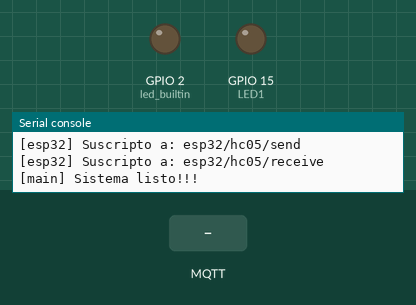
The program below on a simulated ESP32 board running MicroPython. On the bench: output pins drawn as LEDs (lit = HIGH), the last lines printed to the serial console. The inputs (shaded band) are chosen by the test bench. WiFi joins after 1.5 s; no MQTT or app messages arrive unless stated; the clock reads 2024-03-15 10:24:30 at power-on unless the program sets it.

Above: at 3.2 s.
3.3 s: MQTT message "$" arrives on the first subscribed topic
At 4.7 s:
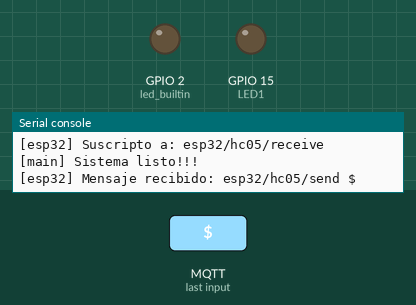
6.3 s: MQTT message "LED1" arrives on the first subscribed topic
At 6.8 s:
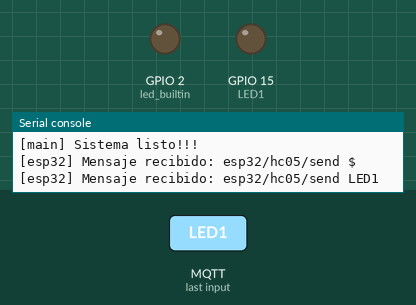
9.3 s: MQTT message "1" arrives on the first subscribed topic
Timing chart, 0 to 35.5 s (numbered marks = the images above; inputs shaded):
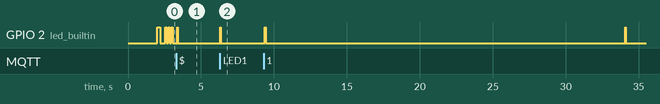

The program:

main.py
```python
import time
import uart_hc05_module
import mqtt_module
import json
import sys
import data_manipulation_module
from config import TOPIC_ESP32_TO_BROKER
from data_manipulation_module import frame_to_json
from uart_hc05_module import init_uart_hc05, process_uart_data


# --- Solo debug ---
SIMULAR_TRAMA = False
SIM_TIMEOUT = 30.0
ultima_simulacion = 0

def process_simulated_data():
    global ultima_simulacion
    if not SIMULAR_TRAMA:
        return
    if time.time() - ultima_simulacion > SIM_TIMEOUT:
        trama_falsa = "$0;0;1;1;0;26.60;27.70"
        print("[SIM] Trama simulada:", trama_falsa)

        json_msg = data_manipulation_module.frame_to_json(trama_falsa)
        if json_msg:
            mqtt_module.publish(TOPIC_ESP32_TO_BROKER, json_msg)
            #mqtt_module.publish(TOPIC_HC05_UART_DATA, trama_falsa)

        ultima_simulacion = time.time()

#-------------------


def setup():
    # Inicializa la UART para comunicarse con el modulo HC-05
    uart_hc05_module.init_uart_hc05()
    # Realiza la conexión con el Broker HiveMQ Cloud
    mqtt_module.connect_to_mqtt()
    print("[main] Sistema listo!!!")

def loop():
    while True:
        try:
            #Mantiene vivo el MQTT y procesa el mensaje
            mqtt_module.mqtt_service()
            #Procesa trama enviada desde modulo hc-05
            process_uart_data()
            #Procesa trama simulada
            #process_simulated_data()

            time.sleep(0.05)

        except Exception as e:
            print("[main] Error:", e)
            sys.print_exception(e)
            print("[main] Reintentando conectar MQTT...")
            try:
                mqtt_module.connect_to_mqtt()
            except Exception as e2:
                print("[main] Error, reconectando MQTT:", e2)
                time.sleep(5)

#Asegura que el codigo solo se ejecute si el archivo es el principal
if __name__ == "__main__":
    setup()
    loop()
```

uart_hc05_module.py
```python
import data_manipulation_module
#Modulo que permite controlar tiempos y pausas
import time
import mqtt_module
#Declara la variable global
uart_hc05 = None
#Importa la clase UART desde  el modulo machine
from machine import UART
from config import TOPIC_ESP32_TO_BROKER
from data_manipulation_module import frame_to_json

uart_buffer = ""
#Inicializa la UART para la comunicación con el modulo HC-05
def init_uart_hc05(baudrate =38400):
    global uart_hc05
    #Crea una instancia de UART
    uart_hc05 = UART(2, baudrate)
    print("[uart_hc05] UART 2 Inicializado. Baudrate:", baudrate)

#Función para enviar datos
def uart_send(text):
    #Comprueba si "uart_hc05" no ha sido inicializada
    if uart_hc05 is None:
        print("[uart_hc05] Error: UART no inicializado")
        return
    #Verifica si "text" es una cadena (str). Si lo es. prepara la
    # cadena para enviarla como bytes.
    if isinstance(text, str):
        text = text + "\n"
        text = text.encode()
    uart_hc05.write(text)
    print("[uart_hc05] Enviado:", text)


def process_uart_data():
    global uart_buffer

    if uart_hc05 is None:
        return

    if uart_hc05.any():
        data = uart_hc05.read()
        if not data:
            return
        try:
            uart_buffer += data.decode()
        except:
            return
    while "\n" in uart_buffer:
        frame, uart_buffer = uart_buffer.split("\n",1)
        frame = frame.strip()
        if not frame:
            continue
        print("[uart_hc05] Frame recibido,",frame)

        if not frame.startswith("$"):
            print("[uart_hc05] Frame invalido", frame)
            continue
        json_msg = data_manipulation_module.frame_to_json(frame)
        if json_msg:
            mqtt_module.publish(TOPIC_ESP32_TO_BROKER, json_msg)
```

mqtt_module.py
```python
#Modulo que permite controlar tiempos y pausas
import time
#Permite conectar/suscribir/publicar en un broker MQTT
from umqtt.simple import MQTTClient
#Levanta variables del archivo de configuración
from config import (
    MQTT_BROKER, MQTT_PORT, MQTT_USER,
    MQTT_PASSWORD, CLIENT_ID,
    TOPIC_ESP32_TO_BROKER, TOPIC_BROKER_TO_ESP32
)
#Importa funciones del modulo que maneja pines
from pins_module import set_led, get_led_state,blink_builtin, set_builtin
#Importa funciones del modulo wifi
import wifi_module

import uart_hc05_module

#Variable para llevar cuando se envio el ultimo ping MQTT
last_ping = 0
#Intervalo en segundos para enviar pings keep-alive
PING_INTERVAL = 30
#variable para almacenar la instancia del cliente MQTT despues de conectar
mqtt_esp32_client = None

#Función que permite conectarse al broker "HiveMq cloud"
def connect_to_mqtt():
    global mqtt_esp32_client, last_ping

    ssl_params = {
        'server_hostname': MQTT_BROKER
    }
    while True:
        try:
            print("[esp32] Intentando conectar...")
            blink_builtin(times=1, delay=0.2)

            #Crea una instancia de MQTT client
            mqtt_esp32_client = MQTTClient(
                client_id=CLIENT_ID,
                server=MQTT_BROKER,
                port=MQTT_PORT,
                user=MQTT_USER,
                password=MQTT_PASSWORD,
                ssl=True,
                ssl_params=ssl_params
            )
            #Registra la funcion "mqtt_callback" como manejador que
            #sera llamada cuando llegue un msj suscripto
            mqtt_esp32_client.set_callback(mqtt_callback)
            #Establece la conexion
            mqtt_esp32_client.connect()

            print("[esp32] Esp32 conectado a HiveMQ Cloud!!!")
            blink_builtin(times=3, delay=0.1)

            #Subscribe a los topicos
            mqtt_esp32_client.subscribe(TOPIC_ESP32_TO_BROKER)
            print("[esp32] Suscripto a:", TOPIC_ESP32_TO_BROKER)

            mqtt_esp32_client.subscribe(TOPIC_BROKER_TO_ESP32)
            print("[esp32] Suscripto a:", TOPIC_BROKER_TO_ESP32)

            #Resetea ping al conectar
            last_ping=time.time()
            return
        #si ocurre cualquier excepcón durante la creacion/conexion del cliente,
        # se imprime el error y vuelve a intentar
        except Exception as e:
            print(f"[esp32] Fallo la conexión del Esp32 a HiveMQ Cloud: {e}")
            blink_builtin(times=2, delay=0.3)
            print("Reintentando en 5 segundos...")
            time.sleep(5)

#Función que publica el estado del esp32 al inicio(Trabajando solo con 1 led)
def publish_status(client):
    status = "ON" if get_led_state("LED1") else "OFF"
    try:
        client.publish(TOPIC_STATUS_LED1, status)
        print("[esp32] Estado publicado:",status)
    except Exception as e:
        print("[esp32] Error publicando estado inicial:",e)

#Función llamada por MQTTClient cuando llega un msj
def mqtt_callback(topic, msg):
    global mqtt_esp32_client
    try:
        #Convierte bytes a str
        if isinstance(topic, bytes):
            topic = topic.decode()
        if isinstance(msg, bytes):
            msg = msg.decode()

        print("[esp32] Mensaje recibido:",topic,msg)
        #Indicador de msj recibido
        set_builtin(True)
        time.sleep(0.05)
        set_builtin(False)

        if topic == TOPIC_BROKER_TO_ESP32:
            #Envia el msj recibido al hc-05 por UART
            uart_hc05_module.uart_send(msg)


    except Exception as e:
        print("[esp32] Error en callback MQTT",e)

#Esta función se encarga de verificar el wifi, procesar msjs
# entrantes y enviar ping keep-alive
def mqtt_service():
    global last_ping, mqtt_esp32_client

    #Verifica y reconecta wifi si hace falta
    if not wifi_module.is_connected():
        print("[wifi] Conexión perdida: Reconectando wifi...")
        wifi_module.wifi_connection()
        time.sleep(1)
    try:
        #Revisa msj entrantes(invoca mqtt_callback() si hay)
        if mqtt_esp32_client is not None:
            mqtt_esp32_client.check_msg()
    except Exception as e:
        print("[esp32] Error check_msj",e)
        #Fuerza la reconexión
        raise
    time.sleep(0.05)

    #Envia ping keep-alive para TLS
    if time.time() - last_ping > PING_INTERVAL:
        try:
            if mqtt_esp32_client is not None:
                mqtt_esp32_client.ping()
                print("[esp32] Ping enviado")
                #Indicador de ping
                set_builtin(True)
                time.sleep(0.05)
                set_builtin(False)
            last_ping = time.time()
        except Exception as e:
            print("[esp32] Fallo el ping:",e)
            #Fuerza la reconexion
            raise

def publish(topic, message):
    try:
        if mqtt_esp32_client is None:
            print("[esp32] publish: cliente MQTT no inicializado")
            return False

        mqtt_esp32_client.publish(topic, message)
        print("[esp32] Publicado en", topic, ":", message)
        return True
    except Exception as e:
        print("[esp32] Error al publicar:",e)
        return False
```

data_manipulation_module.py
```python
import json

#Función que me permite convertir la trama recibida en JSON
def frame_to_json(frame_str):
    #Elimina saltos de linea y espacios extra
    frame = frame_str.strip()

    #Verifica caracter de inicio
    if not frame.startswith("$"):
        print("[json] Error: trama sin $")
        return None
    #Quita el $
    frame = frame[1:]


    #Separa campos
    parts = frame.split(";")
    #Cheque que la trama tenga 7 partes
    if len(parts) != 7:
        print("[JSON] Error: trama no tiene 7 elementos")
        return None
    try:
        frame_id 			= int(parts[0])
        caldera 			= int(parts[1])
        humidificador		= int(parts[2])
        ventilador			= int(parts[3])
        deshumidificador	= int(parts[4])
        temperatura			= float(parts[5])
        humedad				= float(parts[6])

    except ValueError:
        print("[JSON] Error: valores no validos")
        return None

    data = {
        "frame_id": frame_id,
        "caldera": caldera,
        "humidificador": humidificador,
        "ventilador": ventilador,
        "deshumidificador": deshumidificador,
        "temperatura": temperatura,
        "humedad": humedad
    }

    return json.dumps(data)
```

config.py
```python
# ----------- WIFI -----------
WIFI_SSID = "Zhone_0328"
WIFI_PASSWORD = "Whitealbum@1"


# ----------- MQTT -----------
MQTT_BROKER = "8e9c811d07444d56935a3fd2bd1b0341.s1.eu.hivemq.cloud"
MQTT_PORT = 8883
MQTT_USER = "walter"
MQTT_PASSWORD = "Whitealbum1"

# Identificador único del dispositivo
CLIENT_ID = "esp32_device_01"


# ----------- TOPICS MQTT -----------
# Encender/apagar LED desde el broker
TOPIC_SET_LED1 = "esp32/led1/set"

# Estado actual del LED1 reportado por el ESP32
TOPIC_STATUS_LED1 = "esp32/led1/status"

#Datos provenientes del HC-05 convertidos a JSON
#TOPIC_ESP32_TO_BROKER = "esp32/hc05/data"
TOPIC_ESP32_TO_BROKER = "esp32/hc05/send"

#Datos provenientes del broker
TOPIC_BROKER_TO_ESP32 = "esp32/hc05/receive"
```

wifi_module.py
```python
#Importa la libreía de micropython que controla la interfaz wifi
import network
#Importa funciones de tiempo
import time
#Levanta variables del archivo de configuración
from config import WIFI_SSID, WIFI_PASSWORD

#Tiempo máximo que espera el loop, para realizar la conexión
timeout = 15
#Reintentos para realizar la conexión
retries = 3
#Retardo al realizar reintento
retry_delay = 5

#Instancia la clase
wlan = network.WLAN(network.STA_IF)

#Función que activa la interfaz si esta apagada
def _ensure_active():
    if not wlan.active():
        wlan.active(True)

#Función que realiza la conexión a la red wifi
def wifi_connection():
    _ensure_active()
    #Si ya esta conectado devuelve esta información
    if wlan.isconnected():
        print("[wifi] El modulo ya se encuentra conectado a:", WIFI_SSID)
        print("[wifi] Dirección de ip asignada:", wlan.ifconfig()[0])
        return True

    attempt=0
    while attempt < retries:
        attempt += 1
        try:
            print(f"[wifi] Intento {attempt}/{retries}: conectando a {WIFI_SSID}...")
            #Inicia la conexión a la red wifi
            wlan.connect(WIFI_SSID, WIFI_PASSWORD)
        except Exception as e:
            print("[wifi] Error al llamar wlan.connect():",e)

        t0 = time.time()
        while not wlan.isconnected():
            if time.time() - t0 > timeout:
                print(f"[wifi] Timeout ({timeout}s) en intento {attempt}")
                break
            time.sleep(1)

        if wlan.isconnected():
            ip=wlan.ifconfig()[0]
            print("[wifi] Conexión establecida. IP:",ip)
            return True

        if attempt<retries:
            print(f"[wifi] Reintetando en {retry_delay}s...")
            time.sleep(retry_delay)
    print("[wifi] No se pudo realizar conexión tras",retries,"intentos")
    return False


#Función que solo indica si el modulo esta conectado
def is_connected():
    wlan = network.WLAN(network.STA_IF)
    return wlan.isconnected()

#wifi_connection()

#is_connected()
```

pins_module.py
```python
#Modulo que proove acceso al hardware de la placa
import machine
#Importa funciones de tiempo
import time

#Diccionario de LEDs
leds = {
    "LED1": machine.Pin(15, machine.Pin.OUT),
}

#Led integrado utilizado para debug
led_builtin = machine.Pin(2, machine.Pin.OUT)


def set_led(name, state):
    if name not in leds:
        print("[pins] LED no encontrado", name)
        return
    leds[name].value(1 if state else 0)
    print(f"[pins] {name} -> {'ON' if state else 'OFF'}")

def get_led_state(name):
    return leds[name].value() if name in leds else None


def set_builtin(state:bool):
    #Enciende o apaga el led integrado
    led_builtin.value(1 if state else 0)

def blink_builtin(times=3, delay=0.2):
    for _ in range(times):
        led_builtin.value(1)
        time.sleep(delay)
        led_builtin.value(0)
        time.sleep(delay)
```

boot.py
```python
#Este codigo se ejecuta al arranque
import esp
import time
import machine
import ubinascii
import wifi_module
from wifi_module import wifi_connection

print("[boot] Iniciando esp32...")
#Reduce mensajes de debug del sistema
esp.osdebug(None)

#Genera id para identificar el dispositivo
DEVICE_ID = b"esp32_" + ubinascii.hexlify(machine.unique_id())
print("[boot] boot.py ejecutado Device id:", DEVICE_ID)

connected = wifi_connection()

if not connected:
    print("[boot] ERROR: No se pudo conectar al WiFi")
    print("[boot] Reiniciando en 5s...")
    time.sleep(5)
    machine.reset()

print("[boot] Completado.Ejecutando main.py...")
```

Measured:
- after the input at 3.3 s, GPIO 2 (led_builtin): LOW → HIGH after 0.06 s, → LOW 0.05 s later
- after the input at 6.3 s, GPIO 2 (led_builtin): LOW → HIGH at once, → LOW 0.05 s later
